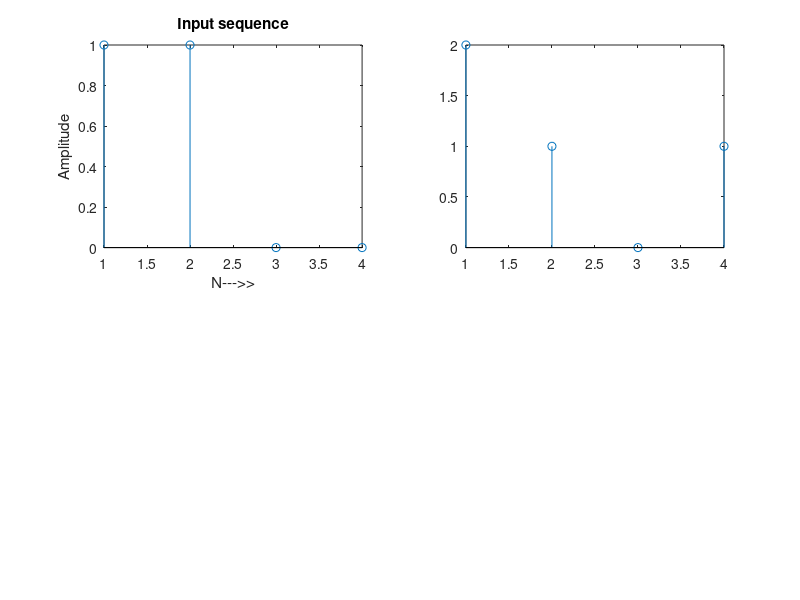

This figure's MATLAB source:
x=[1 1 0 0];
N= length(x);
m=zeros(1,N);

subplot(2,2,1);stem(x);
xlabel('N--->>');
ylabel('Amplitude');
title('Input sequence');

for k=0:1:N-1;
  for n=0:1:N-1;
   m(k+1)=m(k+1)+x(n+1)*exp((-j*2*pi*n*k)/N);
      end
  end

  abs(m);
  disp(m);

  subplot(2,2,2);stem(m);

